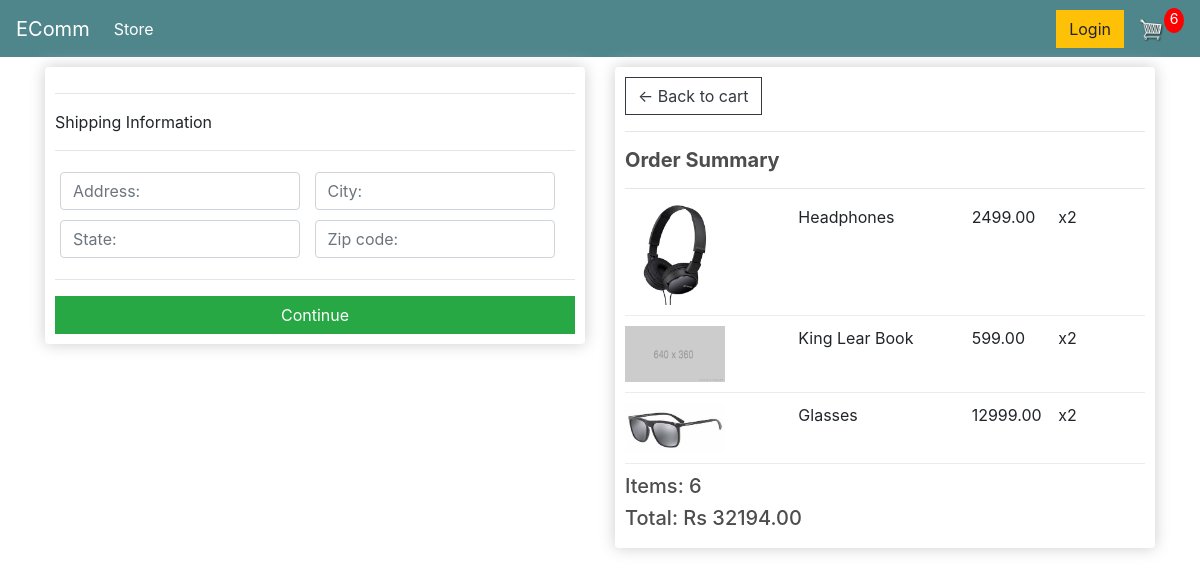
Screenshot of /checkout/ (signed in) with the database file from the repository.
### store/models.py (models this page shows, shortened)
class OrderItem(models.Model):
    product = models.ForeignKey(Product, on_delete=models.SET_NULL, blank=True, null=True)
    order = models.ForeignKey(Order, on_delete=models.SET_NULL, blank=True, null=True)
    quantity = models.IntegerField(default=0, null=True, blank=True)
    date_added = models.DateTimeField(auto_now_add=True)
    @property
    def get_total(self):
        total = self.product.price * self.quantity
        return total

class Product(models.Model):
    name = models.CharField(max_length=200, null=True)
    price = models.DecimalField(max_digits=7, decimal_places=2)
    digital = models.BooleanField(default=False, null=True, blank=False)
    image = models.ImageField(null=True, blank=True)
    @property
    def imageURL(self):
        try:
           url = self.image.url
        except:
            url = 'static/images/placeholder.png'
        return url

class Order(models.Model):
    customer = models.ForeignKey(Customer, on_delete=models.SET_NULL, null=True, blank=True)
    date_ordered = models.DateTimeField(auto_now_add=True)
    complete = models.BooleanField(default=False, null=True, blank=False)
    transaction_id = models.CharField(max_length=200, null=True)
    @property
    def get_cart_total(self):
        items = self.orderitem_set.all()
        total = sum([item.get_total for item in items])
        return total
    @property
    def get_cart_items(self):
        items = self.orderitem_set.all()
        total = sum([item.quantity for item in items])
        return total
    @property
    def shipping(self):
        shipping = False
        items = self.orderitem_set.all()
        for item in items:
            if item.product.digital == False:
                shipping = True
        return shipping

### store/views.py (the view)
# urls.py: path('checkout/', views.checkout, name = 'checkout'),
def checkout(request):
    if request.user.is_authenticated:
        customer = request.user.customer
        order, create = Order.objects.get_or_create(customer = customer, complete=False)
        items = order.orderitem_set.all()
        cartItems = order.get_cart_items
    else:
        content = cartCookie(request)
        items = content['items']
        order = content['order']
        cartItems = order['get_cart_items']
    context = {'items' : items, 'order' : order, 'cartItems': cartItems}
    return render(request, 'store/checkout.html', context)

### store/templates/store/checkout.html (shortened to what this page needs)
{% extends 'store/main.html' %}
{% load static %}
{% block content %}
    <div class="row">
        <div class="col-lg-6">
            <div class="box-element" id="form-wrapper">
                <form id="form">
                    <div id="shipping-info">
                    <hr>
                    <p>Shipping Information</p>
                    <hr>
                    <div id="shipping-info">
                        <div class="form-field">
                            <input required class="form-control" type="text" name="address" placeholder="Address:">
                        </div>
                        <div class="form-field">
                            <input required class="form-control" type="text" name="city" placeholder="City:">
                        </div>
                        <div class="form-field">
                            <input required class="form-control" type="text" name="state" placeholder="State:">
                        </div>
                        <div class="form-field">
                            <input required class="form-control" type="number" name="zipcode" placeholder="Zip code:">
                        </div>
                    </div>
                    </div>
                    <hr>
                    <input id="form-button" class="btn btn-success btn-block" type="submit" value="Continue">
                </form>
            </div>
            <br>
        </div>
        <div class="col-lg-6">
            <div class="box-element">
            <a class="btn btn-outline-dark" href="{% url 'cart' %}">&#x2190; Back to cart</a>
            <hr>
            <h5><strong>Order Summary</strong></h5>
            <hr>
            {% for item in items %}
            <div class="cart-row">
                <div style="flex: 2">
                    <img class="row-image" src="{{ item.product.imageURL }}">
                </div>
                <div style="flex: 2">{{ item.product.name }}</div>
                <div style="flex: 1">{{ item.product.price }}</div>
                <div style="flex: 1">x{{ item.quantity }}</div>
            </div>
            {% endfor %}
            <h5>Items: {{ order.get_cart_items }}</h5>
            <h5>Total: Rs {{ order.get_cart_total|floatformat:2 }}</h5>
            </div>
        </div>
    </div>
{% endblock content %}

### static/css/main.css (style rules this page uses)
h1,h2,h3,h4,h5,h6 { color:hsl(0, 0%, 30%); }
.box-element { box-shadow:hsl(0, 0%, 80%) 0 0 16px; background-color: #fff; border-radius: 4px; padding: 10px; }
.col-lg-4, .col-lg-6, .col-lg-8, .col-lg-12 { margin-top: 10px; }
.btn { border-radius: 0; }
.row-image { width: 100px; }
.form-field { width:250px; display: inline-block; padding: 5px; }
.cart-row { display: flex; align-items: flex-stretch; padding-bottom: 10px; margin-bottom: 10px; border-bottom: 1px solid #ececec; }

### rows the page displays
OrderItem: product.imageURL (picture), product.name "Headphones", product.price "2499.00", quantity "2"
OrderItem: shows a picture, product.name "King Lear Book", product.price "599.00", quantity "2"
OrderItem: product.imageURL (picture), product.name "Glasses", product.price "12999.00", quantity "2"
Order: get_cart_items "6", get_cart_total "32194.00"

### other values shown
{{ cartItems }} "6"
